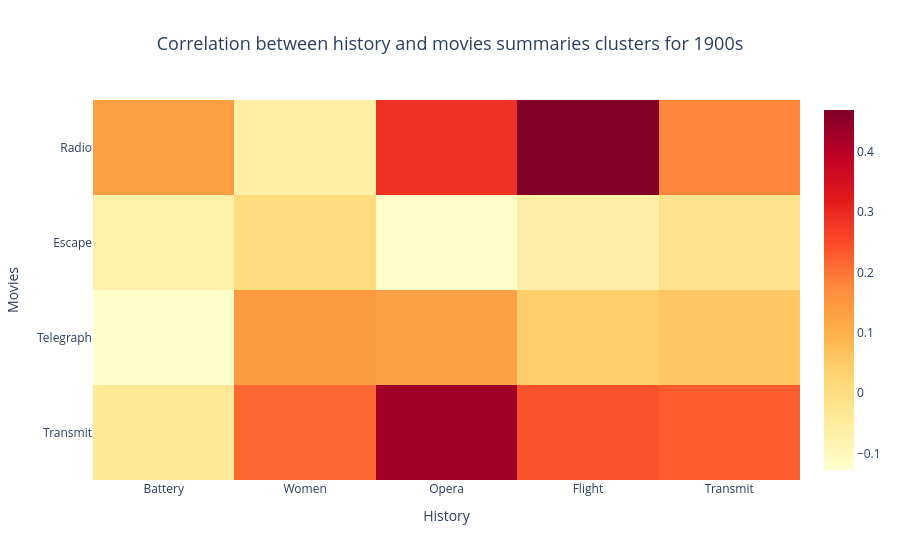
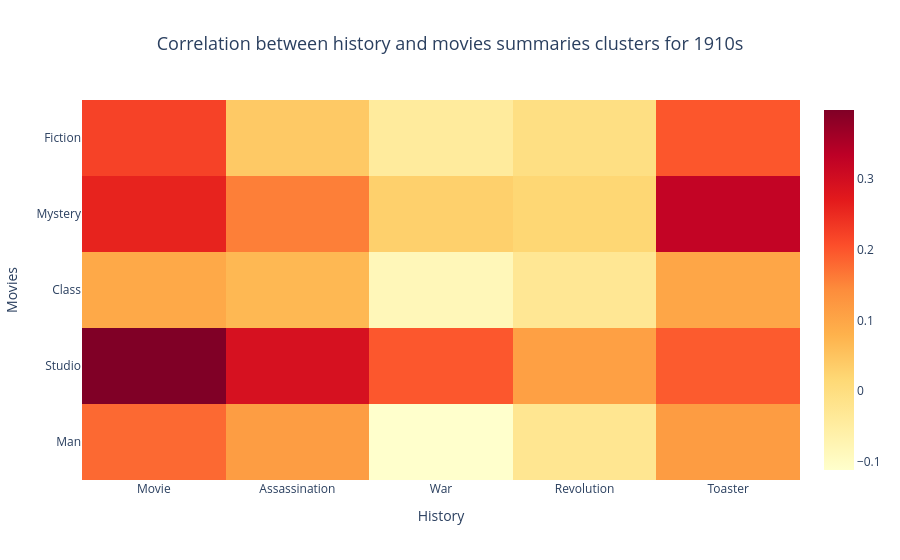
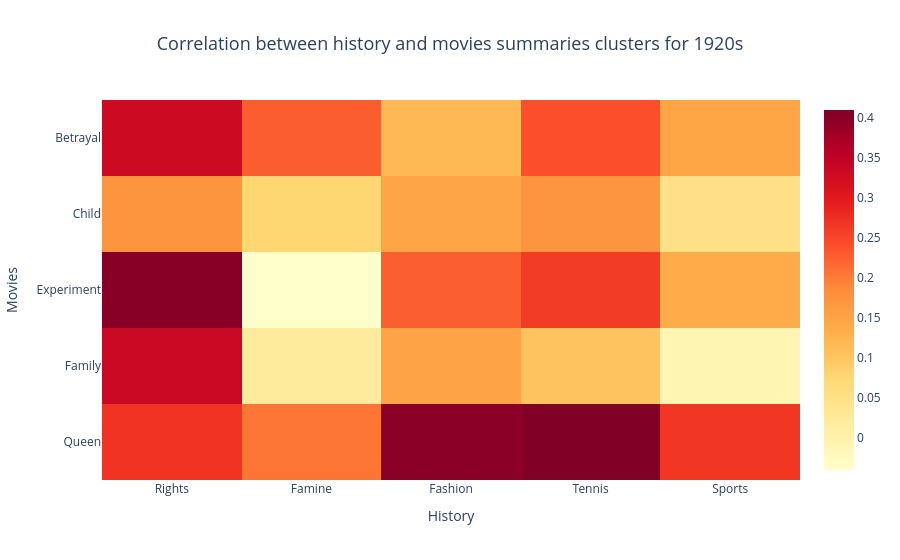
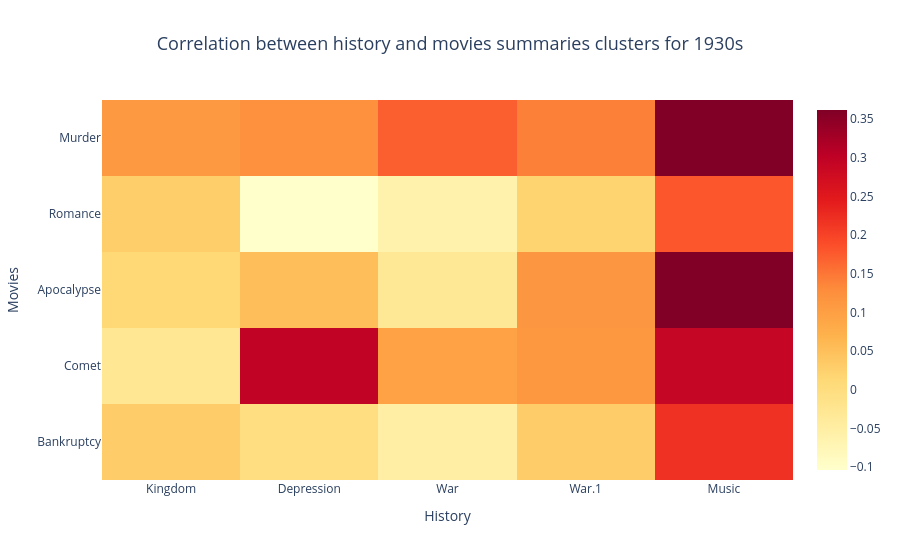

Source (notebook cell) for these figures, in order:
### Code cell
# Generate heatmaps of clusters correlations for each decade
for decade in np.arange(1900, 2010, 10):
    
    df = pd.read_csv(f'src/data/heatmaps_data/heatmap_data_{decade}.csv', index_col=0)

    # Extract x-axis and y-axis labels
    x_labels = df.columns.tolist()
    y_labels = df.index.tolist()

    # Create the heatmap
    fig = go.Figure(data=go.Heatmap(
        z=df.values,  
        x=x_labels,   
        y=y_labels,   
        colorscale='YlOrRd', 
    ))

    # Add title and labels
    fig.update_layout(
    title= f'Correlation between history and movies summaries clusters for {decade}s',
    title_x=0.5,  
    title_font=dict(size=18),  
    xaxis_title="History",  
    yaxis_title="Movies" 
    )

    fig.show()

### Figure 1 — Plotly figure (JSON) as saved in the notebook; plotly's stock layout.template omitted (floating-point values rounded to 4 significant figures)
{"data": [{"colorscale": [[0, "rgb(255,255,204)"], [0.125, "rgb(255,237,160)"], [0.25, "rgb(254,217,118)"], [0.375, "rgb(254,178,76)"], [0.5, "rgb(253,141,60)"], [0.625, "rgb(252,78,42)"], [0.75, "rgb(227,26,28)"], [0.875, "rgb(189,0,38)"], [1, "rgb(128,0,38)"]], "type": "heatmap", "x": ["Battery", "Women", "Opera", "Flight", "Transmit"], "y": ["Transmit", "Telegraph", "Escape", "Radio", "Radio"], "z": [[-0.03872, 0.2154, 0.43, 0.2404, 0.2303], [-0.1274, 0.1436, 0.1354, 0.04255, 0.05606], [-0.0678, 0.008946, -0.123, -0.06254, -0.01738], [-0.09632, 0.1418, 0.08776, 0.08023, -0.08696], [0.1364, -0.06163, 0.2875, 0.4691, 0.1765]]}], "layout": {"title": {"font": {"size": 18}, "text": "Correlation between history and movies summaries clusters for 1900s", "x": 0.5}, "xaxis": {"title": {"text": "History"}}, "yaxis": {"title": {"text": "Movies"}}}}

### Figure 2 — Plotly figure (JSON) as saved in the notebook; plotly's stock layout.template omitted (floating-point values rounded to 4 significant figures)
{"data": [{"colorscale": [[0, "rgb(255,255,204)"], [0.125, "rgb(255,237,160)"], [0.25, "rgb(254,217,118)"], [0.375, "rgb(254,178,76)"], [0.5, "rgb(253,141,60)"], [0.625, "rgb(252,78,42)"], [0.75, "rgb(227,26,28)"], [0.875, "rgb(189,0,38)"], [1, "rgb(128,0,38)"]], "type": "heatmap", "x": ["Movie", "Assassination", "War", "Revolution", "Toaster"], "y": ["Man", "Studio", "Class", "Mystery", "Fiction"], "z": [[0.1789, 0.1155, -0.111, -0.02488, 0.1172], [0.3965, 0.2919, 0.1973, 0.1104, 0.193], [0.09422, 0.06903, -0.08349, -0.02921, 0.09968], [0.2588, 0.1571, 0.03123, 0.01874, 0.3237], [0.2214, 0.04209, -0.04255, -0.003763, 0.1981]]}], "layout": {"title": {"font": {"size": 18}, "text": "Correlation between history and movies summaries clusters for 1910s", "x": 0.5}, "xaxis": {"title": {"text": "History"}}, "yaxis": {"title": {"text": "Movies"}}}}

### Figure 3 — Plotly figure (JSON) as saved in the notebook; plotly's stock layout.template omitted (floating-point values rounded to 4 significant figures)
{"data": [{"colorscale": [[0, "rgb(255,255,204)"], [0.125, "rgb(255,237,160)"], [0.25, "rgb(254,217,118)"], [0.375, "rgb(254,178,76)"], [0.5, "rgb(253,141,60)"], [0.625, "rgb(252,78,42)"], [0.75, "rgb(227,26,28)"], [0.875, "rgb(189,0,38)"], [1, "rgb(128,0,38)"]], "type": "heatmap", "x": ["Rights", "Famine", "Fashion", "Tennis", "Sports"], "y": ["Queen", "Family", "Experiment", "Child", "Betrayal"], "z": [[0.2716, 0.2064, 0.3999, 0.4102, 0.2661], [0.3363, 0.02204, 0.1497, 0.1041, -0.005265], [0.4022, -0.03966, 0.2268, 0.2613, 0.1374], [0.1737, 0.0764, 0.1478, 0.1745, 0.05057], [0.3321, 0.228, 0.1187, 0.2419, 0.1492]]}], "layout": {"title": {"font": {"size": 18}, "text": "Correlation between history and movies summaries clusters for 1920s", "x": 0.5}, "xaxis": {"title": {"text": "History"}}, "yaxis": {"title": {"text": "Movies"}}}}

### Figure 4 — Plotly figure (JSON) as saved in the notebook; plotly's stock layout.template omitted (floating-point values rounded to 4 significant figures)
{"data": [{"colorscale": [[0, "rgb(255,255,204)"], [0.125, "rgb(255,237,160)"], [0.25, "rgb(254,217,118)"], [0.375, "rgb(254,178,76)"], [0.5, "rgb(253,141,60)"], [0.625, "rgb(252,78,42)"], [0.75, "rgb(227,26,28)"], [0.875, "rgb(189,0,38)"], [1, "rgb(128,0,38)"]], "type": "heatmap", "x": ["Kingdom", "Depression", "War", "War.1", "Music"], "y": ["Bankruptcy", "Comet", "Apocalypse", "Romance", "Murder"], "z": [[0.02996, -0.001409, -0.04999, 0.03221, 0.2192], [-0.02789, 0.297, 0.09543, 0.1121, 0.2911], [0.01254, 0.05083, -0.03078, 0.1153, 0.3617], [0.02957, -0.1039, -0.06335, 0.02035, 0.1799], [0.1103, 0.1231, 0.1717, 0.1405, 0.3611]]}], "layout": {"title": {"font": {"size": 18}, "text": "Correlation between history and movies summaries clusters for 1930s", "x": 0.5}, "xaxis": {"title": {"text": "History"}}, "yaxis": {"title": {"text": "Movies"}}}}
